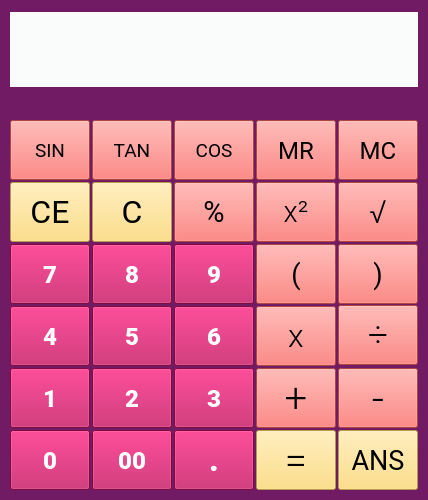
<?xml version="1.0" encoding="UTF-8"?>
<ui version="4.0">
 <class>Calculator</class>
 <widget class="QMainWindow" name="Calculator">
  <property name="geometry">
   <rect>
    <x>0</x>
    <y>0</y>
    <width>428</width>
    <height>500</height>
   </rect>
  </property>
  <property name="palette">
   <palette>
    <active>
     <colorrole role="WindowText">
      <brush brushstyle="SolidPattern">
       <color alpha="255">
        <red>255</red>
        <green>255</green>
        <blue>255</blue>
       </color>
      </brush>
     </colorrole>
     <colorrole role="Button">
      <brush brushstyle="SolidPattern">
       <color alpha="255">
        <red>114</red>
        <green>27</green>
        <blue>101</blue>
       </color>
      </brush>
     </colorrole>
     <colorrole role="Light">
      <brush brushstyle="SolidPattern">
       <color alpha="255">
        <red>255</red>
        <green>213</green>
        <blue>127</blue>
       </color>
      </brush>
     </colorrole>
     <colorrole role="Midlight">
      <brush brushstyle="SolidPattern">
       <color alpha="255">
        <red>255</red>
        <green>191</green>
        <blue>63</blue>
       </color>
      </brush>
     </colorrole>
     <colorrole role="Dark">
      <brush brushstyle="SolidPattern">
       <color alpha="255">
        <red>127</red>
        <green>85</green>
        <blue>0</blue>
       </color>
      </brush>
     </colorrole>
     <colorrole role="Mid">
      <brush brushstyle="SolidPattern">
       <color alpha="255">
        <red>170</red>
        <green>113</green>
        <blue>0</blue>
       </color>
      </brush>
     </colorrole>
     <colorrole role="Text">
      <brush brushstyle="SolidPattern">
       <color alpha="255">
        <red>0</red>
        <green>0</green>
        <blue>0</blue>
       </color>
      </brush>
     </colorrole>
     <colorrole role="BrightText">
      <brush brushstyle="SolidPattern">
       <color alpha="255">
        <red>255</red>
        <green>255</green>
        <blue>255</blue>
       </color>
      </brush>
     </colorrole>
     <colorrole role="ButtonText">
      <brush brushstyle="SolidPattern">
       <color alpha="255">
        <red>255</red>
        <green>255</green>
        <blue>255</blue>
       </color>
      </brush>
     </colorrole>
     <colorrole role="Base">
      <brush brushstyle="SolidPattern">
       <color alpha="255">
        <red>114</red>
        <green>27</green>
        <blue>101</blue>
       </color>
      </brush>
     </colorrole>
     <colorrole role="Window">
      <brush brushstyle="SolidPattern">
       <color alpha="255">
        <red>114</red>
        <green>27</green>
        <blue>101</blue>
       </color>
      </brush>
     </colorrole>
     <colorrole role="Shadow">
      <brush brushstyle="SolidPattern">
       <color alpha="255">
        <red>0</red>
        <green>0</green>
        <blue>0</blue>
       </color>
      </brush>
     </colorrole>
     <colorrole role="AlternateBase">
      <brush brushstyle="SolidPattern">
       <color alpha="255">
        <red>255</red>
        <green>212</green>
        <blue>127</blue>
       </color>
      </brush>
     </colorrole>
     <colorrole role="ToolTipBase">
      <brush brushstyle="SolidPattern">
       <color alpha="255">
        <red>255</red>
        <green>255</green>
        <blue>220</blue>
       </color>
      </brush>
     </colorrole>
     <colorrole role="ToolTipText">
      <brush brushstyle="SolidPattern">
       <color alpha="255">
        <red>0</red>
        <green>0</green>
        <blue>0</blue>
       </color>
      </brush>
     </colorrole>
     <colorrole role="PlaceholderText">
      <brush brushstyle="SolidPattern">
       <color alpha="128">
        <red>0</red>
        <green>0</green>
        <blue>0</blue>
       </color>
      </brush>
     </colorrole>
    </active>
    <inactive>
     <colorrole role="WindowText">
      <brush brushstyle="SolidPattern">
       <color alpha="255">
        <red>0</red>
        <green>0</green>
        <blue>0</blue>
       </color>
      </brush>
     </colorrole>
     <colorrole role="Button">
      <brush brushstyle="SolidPattern">
       <color alpha="255">
        <red>114</red>
        <green>27</green>
        <blue>101</blue>
       </color>
      </brush>
     </colorrole>
     <colorrole role="Light">
      <brush brushstyle="SolidPattern">
       <color alpha="255">
        <red>255</red>
        <green>213</green>
        <blue>127</blue>
       </color>
      </brush>
     </colorrole>
     <colorrole role="Midlight">
      <brush brushstyle="SolidPattern">
       <color alpha="255">
        <red>255</red>
        <green>191</green>
        <blue>63</blue>
       </color>
      </brush>
     </colorrole>
     <colorrole role="Dark">
      <brush brushstyle="SolidPattern">
       <color alpha="255">
        <red>127</red>
        <green>85</green>
        <blue>0</blue>
       </color>
      </brush>
     </colorrole>
     <colorrole role="Mid">
      <brush brushstyle="SolidPattern">
       <color alpha="255">
        <red>170</red>
        <green>113</green>
        <blue>0</blue>
       </color>
      </brush>
     </colorrole>
     <colorrole role="Text">
      <brush brushstyle="SolidPattern">
       <color alpha="255">
        <red>0</red>
        <green>0</green>
        <blue>0</blue>
       </color>
      </brush>
     </colorrole>
     <colorrole role="BrightText">
      <brush brushstyle="SolidPattern">
       <color alpha="255">
        <red>255</red>
        <green>255</green>
        <blue>255</blue>
       </color>
      </brush>
     </colorrole>
     <colorrole role="ButtonText">
      <brush brushstyle="SolidPattern">
       <color alpha="255">
        <red>0</red>
        <green>0</green>
        <blue>0</blue>
       </color>
      </brush>
     </colorrole>
     <colorrole role="Base">
      <brush brushstyle="SolidPattern">
       <color alpha="255">
        <red>114</red>
        <green>27</green>
        <blue>101</blue>
       </color>
      </brush>
     </colorrole>
     <colorrole role="Window">
      <brush brushstyle="SolidPattern">
       <color alpha="255">
        <red>114</red>
        <green>27</green>
        <blue>101</blue>
       </color>
      </brush>
     </colorrole>
     <colorrole role="Shadow">
      <brush brushstyle="SolidPattern">
       <color alpha="255">
        <red>0</red>
        <green>0</green>
        <blue>0</blue>
       </color>
      </brush>
     </colorrole>
     <colorrole role="AlternateBase">
      <brush brushstyle="SolidPattern">
       <color alpha="255">
        <red>255</red>
        <green>212</green>
        <blue>127</blue>
       </color>
      </brush>
     </colorrole>
     <colorrole role="ToolTipBase">
      <brush brushstyle="SolidPattern">
       <color alpha="255">
        <red>255</red>
        <green>255</green>
        <blue>220</blue>
       </color>
      </brush>
     </colorrole>
     <colorrole role="ToolTipText">
      <brush brushstyle="SolidPattern">
       <color alpha="255">
        <red>0</red>
        <green>0</green>
        <blue>0</blue>
       </color>
      </brush>
     </colorrole>
     <colorrole role="PlaceholderText">
      <brush brushstyle="SolidPattern">
       <color alpha="128">
        <red>0</red>
        <green>0</green>
        <blue>0</blue>
       </color>
      </brush>
     </colorrole>
    </inactive>
    <disabled>
     <colorrole role="WindowText">
      <brush brushstyle="SolidPattern">
       <color alpha="255">
        <red>127</red>
        <green>85</green>
        <blue>0</blue>
       </color>
      </brush>
     </colorrole>
     <colorrole role="Button">
      <brush brushstyle="SolidPattern">
       <color alpha="255">
        <red>114</red>
        <green>27</green>
        <blue>101</blue>
       </color>
      </brush>
     </colorrole>
     <colorrole role="Light">
      <brush brushstyle="SolidPattern">
       <color alpha="255">
        <red>255</red>
        <green>213</green>
        <blue>127</blue>
       </color>
      </brush>
     </colorrole>
     <colorrole role="Midlight">
      <brush brushstyle="SolidPattern">
       <color alpha="255">
        <red>255</red>
        <green>191</green>
        <blue>63</blue>
       </color>
      </brush>
     </colorrole>
     <colorrole role="Dark">
      <brush brushstyle="SolidPattern">
       <color alpha="255">
        <red>127</red>
        <green>85</green>
        <blue>0</blue>
       </color>
      </brush>
     </colorrole>
     <colorrole role="Mid">
      <brush brushstyle="SolidPattern">
       <color alpha="255">
        <red>170</red>
        <green>113</green>
        <blue>0</blue>
       </color>
      </brush>
     </colorrole>
     <colorrole role="Text">
      <brush brushstyle="SolidPattern">
       <color alpha="255">
        <red>127</red>
        <green>85</green>
        <blue>0</blue>
       </color>
      </brush>
     </colorrole>
     <colorrole role="BrightText">
      <brush brushstyle="SolidPattern">
       <color alpha="255">
        <red>255</red>
        <green>255</green>
        <blue>255</blue>
       </color>
      </brush>
     </colorrole>
     <colorrole role="ButtonText">
      <brush brushstyle="SolidPattern">
       <color alpha="255">
        <red>127</red>
        <green>85</green>
        <blue>0</blue>
       </color>
      </brush>
     </colorrole>
     <colorrole role="Base">
      <brush brushstyle="SolidPattern">
       <color alpha="255">
        <red>114</red>
        <green>27</green>
        <blue>101</blue>
       </color>
      </brush>
     </colorrole>
     <colorrole role="Window">
      <brush brushstyle="SolidPattern">
       <color alpha="255">
        <red>114</red>
        <green>27</green>
        <blue>101</blue>
       </color>
      </brush>
     </colorrole>
     <colorrole role="Shadow">
      <brush brushstyle="SolidPattern">
       <color alpha="255">
        <red>0</red>
        <green>0</green>
        <blue>0</blue>
       </color>
      </brush>
     </colorrole>
     <colorrole role="AlternateBase">
      <brush brushstyle="SolidPattern">
       <color alpha="255">
        <red>255</red>
        <green>170</green>
        <blue>0</blue>
       </color>
      </brush>
     </colorrole>
     <colorrole role="ToolTipBase">
      <brush brushstyle="SolidPattern">
       <color alpha="255">
        <red>255</red>
        <green>255</green>
        <blue>220</blue>
       </color>
      </brush>
     </colorrole>
     <colorrole role="ToolTipText">
      <brush brushstyle="SolidPattern">
       <color alpha="255">
        <red>0</red>
        <green>0</green>
        <blue>0</blue>
       </color>
      </brush>
     </colorrole>
     <colorrole role="PlaceholderText">
      <brush brushstyle="SolidPattern">
       <color alpha="128">
        <red>0</red>
        <green>0</green>
        <blue>0</blue>
       </color>
      </brush>
     </colorrole>
    </disabled>
   </palette>
  </property>
  <property name="windowTitle">
   <string>Calculator</string>
  </property>
  <property name="windowIcon">
   <iconset>
    <normaloff>Calculator.ico</normaloff>Calculator.ico</iconset>
  </property>
  <property name="autoFillBackground">
   <bool>false</bool>
  </property>
  <property name="styleSheet">
   <string notr="true">QMainWindow {
	background-color: #721b65;
}</string>
  </property>
  <widget class="QWidget" name="centralwidget">
   <widget class="QLabel" name="display">
    <property name="geometry">
     <rect>
      <x>10</x>
      <y>12</y>
      <width>408</width>
      <height>75</height>
     </rect>
    </property>
    <property name="font">
     <font>
      <family>Roboto</family>
      <pointsize>32</pointsize>
      <weight>75</weight>
      <bold>true</bold>
     </font>
    </property>
    <property name="styleSheet">
     <string notr="true">QLabel {
	qproperty-alignment: 'AlignVCenter | AlignRight';
	border: 3px solid transparent;
	background-color: #f9fcfb;
}</string>
    </property>
    <property name="text">
     <string/>
    </property>
   </widget>
   <widget class="QPushButton" name="btnClear">
    <property name="geometry">
     <rect>
      <x>92</x>
      <y>182</y>
      <width>80</width>
      <height>60</height>
     </rect>
    </property>
    <property name="font">
     <font>
      <family>Roboto</family>
      <pointsize>24</pointsize>
     </font>
    </property>
    <property name="styleSheet">
     <string notr="true">background-color: rgb(255, 216, 104);</string>
    </property>
    <property name="text">
     <string>C</string>
    </property>
    <property name="shortcut">
     <string>Backspace</string>
    </property>
   </widget>
   <widget class="QPushButton" name="btnClearExpr">
    <property name="geometry">
     <rect>
      <x>10</x>
      <y>182</y>
      <width>80</width>
      <height>60</height>
     </rect>
    </property>
    <property name="font">
     <font>
      <family>Roboto</family>
      <pointsize>24</pointsize>
     </font>
    </property>
    <property name="styleSheet">
     <string notr="true">background-color: rgb(255, 216, 104);</string>
    </property>
    <property name="text">
     <string>CE</string>
    </property>
    <property name="shortcut">
     <string>Ctrl+Backspace</string>
    </property>
   </widget>
   <widget class="QPushButton" name="btnSquare">
    <property name="geometry">
     <rect>
      <x>256</x>
      <y>182</y>
      <width>80</width>
      <height>60</height>
     </rect>
    </property>
    <property name="font">
     <font>
      <family>Roboto Light</family>
      <pointsize>22</pointsize>
     </font>
    </property>
    <property name="styleSheet">
     <string notr="true">background-color: rgb(248, 97, 90);</string>
    </property>
    <property name="text">
     <string>x²</string>
    </property>
    <property name="shortcut">
     <string>^</string>
    </property>
   </widget>
   <widget class="QPushButton" name="btnDiv">
    <property name="geometry">
     <rect>
      <x>338</x>
      <y>305</y>
      <width>80</width>
      <height>60</height>
     </rect>
    </property>
    <property name="font">
     <font>
      <family>Roboto Light</family>
      <pointsize>26</pointsize>
     </font>
    </property>
    <property name="styleSheet">
     <string notr="true">background-color: rgb(248, 97, 90);</string>
    </property>
    <property name="text">
     <string>÷</string>
    </property>
    <property name="shortcut">
     <string>/</string>
    </property>
   </widget>
   <widget class="QPushButton" name="btnNum9">
    <property name="geometry">
     <rect>
      <x>174</x>
      <y>244</y>
      <width>80</width>
      <height>60</height>
     </rect>
    </property>
    <property name="font">
     <font>
      <family>Roboto Black</family>
      <pointsize>18</pointsize>
      <weight>75</weight>
      <bold>true</bold>
     </font>
    </property>
    <property name="styleSheet">
     <string notr="true">background-color: rgb(184, 13, 87);
color: #ffffff;</string>
    </property>
    <property name="text">
     <string>9</string>
    </property>
    <property name="shortcut">
     <string>9</string>
    </property>
   </widget>
   <widget class="QPushButton" name="btnNum7">
    <property name="geometry">
     <rect>
      <x>10</x>
      <y>244</y>
      <width>80</width>
      <height>60</height>
     </rect>
    </property>
    <property name="font">
     <font>
      <family>Roboto Black</family>
      <pointsize>18</pointsize>
      <weight>75</weight>
      <bold>true</bold>
     </font>
    </property>
    <property name="styleSheet">
     <string notr="true">background-color: rgb(184, 13, 87);
color: #ffffff;</string>
    </property>
    <property name="text">
     <string>7</string>
    </property>
    <property name="shortcut">
     <string>7</string>
    </property>
   </widget>
   <widget class="QPushButton" name="btnNum8">
    <property name="geometry">
     <rect>
      <x>92</x>
      <y>244</y>
      <width>80</width>
      <height>60</height>
     </rect>
    </property>
    <property name="font">
     <font>
      <family>Roboto Black</family>
      <pointsize>18</pointsize>
      <weight>75</weight>
      <bold>true</bold>
     </font>
    </property>
    <property name="styleSheet">
     <string notr="true">background-color: rgb(184, 13, 87);
color: #ffffff;</string>
    </property>
    <property name="text">
     <string>8</string>
    </property>
    <property name="shortcut">
     <string>8</string>
    </property>
   </widget>
   <widget class="QPushButton" name="btnMultiply">
    <property name="geometry">
     <rect>
      <x>256</x>
      <y>306</y>
      <width>80</width>
      <height>60</height>
     </rect>
    </property>
    <property name="font">
     <font>
      <family>Roboto Light</family>
      <pointsize>24</pointsize>
     </font>
    </property>
    <property name="styleSheet">
     <string notr="true">background-color: rgb(248, 97, 90);</string>
    </property>
    <property name="text">
     <string>x</string>
    </property>
    <property name="shortcut">
     <string>*</string>
    </property>
   </widget>
   <widget class="QPushButton" name="btnNum6">
    <property name="geometry">
     <rect>
      <x>174</x>
      <y>306</y>
      <width>80</width>
      <height>60</height>
     </rect>
    </property>
    <property name="font">
     <font>
      <family>Roboto Black</family>
      <pointsize>18</pointsize>
      <weight>75</weight>
      <bold>true</bold>
     </font>
    </property>
    <property name="styleSheet">
     <string notr="true">background-color: rgb(184, 13, 87);
color: #ffffff;</string>
    </property>
    <property name="text">
     <string>6</string>
    </property>
    <property name="shortcut">
     <string>6</string>
    </property>
   </widget>
   <widget class="QPushButton" name="btnNum4">
    <property name="geometry">
     <rect>
      <x>10</x>
      <y>306</y>
      <width>80</width>
      <height>60</height>
     </rect>
    </property>
    <property name="font">
     <font>
      <family>Roboto Black</family>
      <pointsize>18</pointsize>
      <weight>75</weight>
      <bold>true</bold>
     </font>
    </property>
    <property name="styleSheet">
     <string notr="true">background-color: rgb(184, 13, 87);
color: #ffffff;background-color: rgb(184, 13, 87);</string>
    </property>
    <property name="text">
     <string>4</string>
    </property>
    <property name="shortcut">
     <string>4</string>
    </property>
   </widget>
   <widget class="QPushButton" name="btnNum5">
    <property name="geometry">
     <rect>
      <x>92</x>
      <y>306</y>
      <width>80</width>
      <height>60</height>
     </rect>
    </property>
    <property name="font">
     <font>
      <family>Roboto Black</family>
      <pointsize>18</pointsize>
      <weight>75</weight>
      <bold>true</bold>
     </font>
    </property>
    <property name="styleSheet">
     <string notr="true">background-color: rgb(184, 13, 87);
color: #ffffff;</string>
    </property>
    <property name="text">
     <string>5</string>
    </property>
    <property name="shortcut">
     <string>5</string>
    </property>
   </widget>
   <widget class="QPushButton" name="btnNum1">
    <property name="geometry">
     <rect>
      <x>10</x>
      <y>368</y>
      <width>80</width>
      <height>60</height>
     </rect>
    </property>
    <property name="font">
     <font>
      <family>Roboto Black</family>
      <pointsize>18</pointsize>
      <weight>75</weight>
      <bold>true</bold>
     </font>
    </property>
    <property name="styleSheet">
     <string notr="true">background-color: rgb(184, 13, 87);
color: #ffffff;</string>
    </property>
    <property name="text">
     <string>1</string>
    </property>
    <property name="shortcut">
     <string>1</string>
    </property>
   </widget>
   <widget class="QPushButton" name="btnNum2">
    <property name="geometry">
     <rect>
      <x>92</x>
      <y>368</y>
      <width>80</width>
      <height>60</height>
     </rect>
    </property>
    <property name="font">
     <font>
      <family>Roboto Black</family>
      <pointsize>18</pointsize>
      <weight>75</weight>
      <bold>true</bold>
     </font>
    </property>
    <property name="styleSheet">
     <string notr="true">background-color: rgb(184, 13, 87);
color: #ffffff;</string>
    </property>
    <property name="text">
     <string>2</string>
    </property>
    <property name="shortcut">
     <string>2</string>
    </property>
   </widget>
   <widget class="QPushButton" name="btnNum3">
    <property name="geometry">
     <rect>
      <x>174</x>
      <y>368</y>
      <width>80</width>
      <height>60</height>
     </rect>
    </property>
    <property name="font">
     <font>
      <family>Roboto Black</family>
      <pointsize>18</pointsize>
      <weight>75</weight>
      <bold>true</bold>
     </font>
    </property>
    <property name="styleSheet">
     <string notr="true">background-color: rgb(184, 13, 87);
color: #ffffff;</string>
    </property>
    <property name="text">
     <string>3</string>
    </property>
    <property name="shortcut">
     <string>3</string>
    </property>
   </widget>
   <widget class="QPushButton" name="btnSub">
    <property name="geometry">
     <rect>
      <x>338</x>
      <y>368</y>
      <width>80</width>
      <height>60</height>
     </rect>
    </property>
    <property name="font">
     <font>
      <family>Roboto Light</family>
      <pointsize>32</pointsize>
     </font>
    </property>
    <property name="styleSheet">
     <string notr="true">background-color: rgb(248, 97, 90);</string>
    </property>
    <property name="text">
     <string>-</string>
    </property>
    <property name="shortcut">
     <string>-</string>
    </property>
   </widget>
   <widget class="QPushButton" name="btnSum">
    <property name="geometry">
     <rect>
      <x>256</x>
      <y>430</y>
      <width>80</width>
      <height>60</height>
     </rect>
    </property>
    <property name="font">
     <font>
      <family>Roboto Light</family>
      <pointsize>30</pointsize>
     </font>
    </property>
    <property name="styleSheet">
     <string notr="true">background-color: rgb(255, 216, 104);</string>
    </property>
    <property name="text">
     <string>=</string>
    </property>
    <property name="shortcut">
     <string>Return</string>
    </property>
   </widget>
   <widget class="QPushButton" name="btnNum00">
    <property name="geometry">
     <rect>
      <x>92</x>
      <y>430</y>
      <width>80</width>
      <height>60</height>
     </rect>
    </property>
    <property name="font">
     <font>
      <family>Roboto Black</family>
      <pointsize>18</pointsize>
      <weight>75</weight>
      <bold>true</bold>
     </font>
    </property>
    <property name="styleSheet">
     <string notr="true">background-color: rgb(184, 13, 87);
color: #ffffff;</string>
    </property>
    <property name="text">
     <string>00</string>
    </property>
   </widget>
   <widget class="QPushButton" name="btnNum0">
    <property name="geometry">
     <rect>
      <x>10</x>
      <y>430</y>
      <width>80</width>
      <height>60</height>
     </rect>
    </property>
    <property name="font">
     <font>
      <family>Roboto Black</family>
      <pointsize>18</pointsize>
      <weight>75</weight>
      <bold>true</bold>
     </font>
    </property>
    <property name="styleSheet">
     <string notr="true">background-color: rgb(184, 13, 87);
color: #ffffff;</string>
    </property>
    <property name="text">
     <string>0</string>
    </property>
    <property name="shortcut">
     <string>0</string>
    </property>
   </widget>
   <widget class="QPushButton" name="btnPercent">
    <property name="geometry">
     <rect>
      <x>174</x>
      <y>182</y>
      <width>80</width>
      <height>60</height>
     </rect>
    </property>
    <property name="font">
     <font>
      <family>Roboto</family>
      <pointsize>22</pointsize>
     </font>
    </property>
    <property name="styleSheet">
     <string notr="true">background-color: rgb(248, 97, 90);</string>
    </property>
    <property name="text">
     <string>%</string>
    </property>
    <property name="shortcut">
     <string>%</string>
    </property>
   </widget>
   <widget class="QPushButton" name="btnDecimal">
    <property name="geometry">
     <rect>
      <x>174</x>
      <y>430</y>
      <width>80</width>
      <height>60</height>
     </rect>
    </property>
    <property name="font">
     <font>
      <family>Roboto Black</family>
      <pointsize>24</pointsize>
      <weight>75</weight>
      <bold>true</bold>
     </font>
    </property>
    <property name="styleSheet">
     <string notr="true">background-color: rgb(184, 13, 87);
color: #ffffff;</string>
    </property>
    <property name="text">
     <string>.</string>
    </property>
    <property name="shortcut">
     <string>.</string>
    </property>
   </widget>
   <widget class="QPushButton" name="btnMC">
    <property name="geometry">
     <rect>
      <x>338</x>
      <y>120</y>
      <width>80</width>
      <height>60</height>
     </rect>
    </property>
    <property name="font">
     <font>
      <family>Roboto</family>
      <pointsize>18</pointsize>
     </font>
    </property>
    <property name="styleSheet">
     <string notr="true">background-color: rgb(248, 97, 90);</string>
    </property>
    <property name="text">
     <string>MC</string>
    </property>
    <property name="shortcut">
     <string>S</string>
    </property>
   </widget>
   <widget class="QPushButton" name="btnMR">
    <property name="geometry">
     <rect>
      <x>256</x>
      <y>120</y>
      <width>80</width>
      <height>60</height>
     </rect>
    </property>
    <property name="font">
     <font>
      <family>Roboto</family>
      <pointsize>18</pointsize>
     </font>
    </property>
    <property name="styleSheet">
     <string notr="true">background-color: rgb(248, 97, 90);</string>
    </property>
    <property name="text">
     <string>MR</string>
    </property>
    <property name="shortcut">
     <string>R</string>
    </property>
   </widget>
   <widget class="QPushButton" name="btnSin">
    <property name="geometry">
     <rect>
      <x>10</x>
      <y>120</y>
      <width>80</width>
      <height>60</height>
     </rect>
    </property>
    <property name="font">
     <font>
      <family>Roboto</family>
      <pointsize>14</pointsize>
      <kerning>true</kerning>
     </font>
    </property>
    <property name="autoFillBackground">
     <bool>false</bool>
    </property>
    <property name="styleSheet">
     <string notr="true">background-color: rgb(248, 97, 90);</string>
    </property>
    <property name="text">
     <string>SIN</string>
    </property>
    <property name="shortcut">
     <string>F1</string>
    </property>
   </widget>
   <widget class="QPushButton" name="btnCos">
    <property name="geometry">
     <rect>
      <x>174</x>
      <y>120</y>
      <width>80</width>
      <height>60</height>
     </rect>
    </property>
    <property name="font">
     <font>
      <family>Roboto</family>
      <pointsize>14</pointsize>
     </font>
    </property>
    <property name="styleSheet">
     <string notr="true">background-color: rgb(248, 97, 90);</string>
    </property>
    <property name="text">
     <string>COS</string>
    </property>
    <property name="shortcut">
     <string>F3</string>
    </property>
   </widget>
   <widget class="QPushButton" name="btnTan">
    <property name="geometry">
     <rect>
      <x>92</x>
      <y>120</y>
      <width>80</width>
      <height>60</height>
     </rect>
    </property>
    <property name="font">
     <font>
      <family>Roboto</family>
      <pointsize>14</pointsize>
     </font>
    </property>
    <property name="styleSheet">
     <string notr="true">background-color: rgb(248, 97, 90);</string>
    </property>
    <property name="text">
     <string>TAN</string>
    </property>
    <property name="shortcut">
     <string>F2</string>
    </property>
   </widget>
   <widget class="QPushButton" name="btnSqrt">
    <property name="geometry">
     <rect>
      <x>338</x>
      <y>182</y>
      <width>80</width>
      <height>60</height>
     </rect>
    </property>
    <property name="font">
     <font>
      <family>Roboto Light</family>
      <pointsize>24</pointsize>
     </font>
    </property>
    <property name="styleSheet">
     <string notr="true">background-color: rgb(248, 97, 90);</string>
    </property>
    <property name="text">
     <string>√</string>
    </property>
    <property name="shortcut">
     <string>~</string>
    </property>
   </widget>
   <widget class="QPushButton" name="btnOpen">
    <property name="geometry">
     <rect>
      <x>256</x>
      <y>244</y>
      <width>80</width>
      <height>60</height>
     </rect>
    </property>
    <property name="font">
     <font>
      <family>Roboto</family>
      <pointsize>20</pointsize>
     </font>
    </property>
    <property name="styleSheet">
     <string notr="true">background-color: rgb(248, 97, 90);</string>
    </property>
    <property name="text">
     <string>(</string>
    </property>
    <property name="shortcut">
     <string>(</string>
    </property>
   </widget>
   <widget class="QPushButton" name="btnAns">
    <property name="geometry">
     <rect>
      <x>338</x>
      <y>430</y>
      <width>80</width>
      <height>60</height>
     </rect>
    </property>
    <property name="font">
     <font>
      <family>Roboto</family>
      <pointsize>20</pointsize>
     </font>
    </property>
    <property name="styleSheet">
     <string notr="true">background-color: rgb(255, 216, 104);</string>
    </property>
    <property name="text">
     <string>ANS</string>
    </property>
    <property name="shortcut">
     <string>F4</string>
    </property>
   </widget>
   <widget class="QPushButton" name="btnClose">
    <property name="geometry">
     <rect>
      <x>338</x>
      <y>244</y>
      <width>80</width>
      <height>60</height>
     </rect>
    </property>
    <property name="font">
     <font>
      <family>Roboto</family>
      <pointsize>20</pointsize>
     </font>
    </property>
    <property name="styleSheet">
     <string notr="true">background-color: rgb(248, 97, 90);</string>
    </property>
    <property name="text">
     <string>)</string>
    </property>
    <property name="shortcut">
     <string>)</string>
    </property>
   </widget>
   <widget class="QPushButton" name="btnAdd">
    <property name="geometry">
     <rect>
      <x>256</x>
      <y>368</y>
      <width>80</width>
      <height>60</height>
     </rect>
    </property>
    <property name="font">
     <font>
      <family>Roboto Light</family>
      <pointsize>30</pointsize>
     </font>
    </property>
    <property name="styleSheet">
     <string notr="true">background-color: rgb(248, 97, 90);</string>
    </property>
    <property name="text">
     <string>+</string>
    </property>
    <property name="shortcut">
     <string>+</string>
    </property>
   </widget>
  </widget>
 </widget>
 <resources/>
 <connections/>
</ui>
